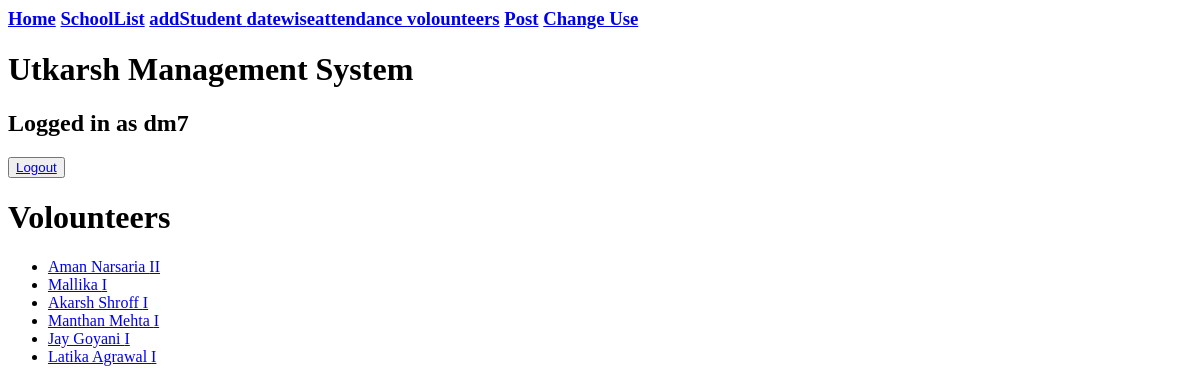
The app's page /utkarsh/volounteer/ (signed in), older data.
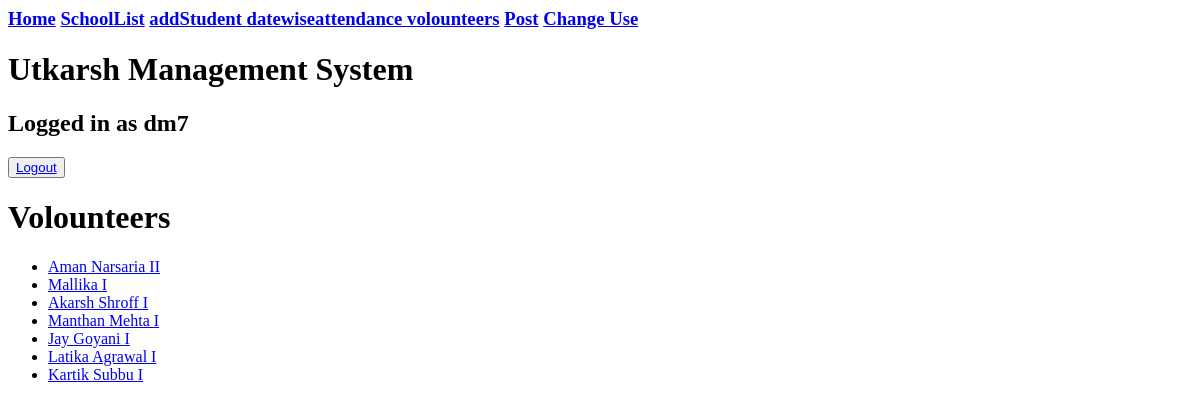
The same page, newer data.
### attendance/models.py (models this page shows)
class Volounteer(models.Model):
    volounteer_name=models.CharField(max_length=50)
    volounteer_year=models.CharField(max_length=10,choices=year_choices)
    volounteer_role=models.CharField(max_length=20,choices=role_choices)
    volounteer_gender=models.CharField(max_length=2,choices=gender_choices,blank=True,null=True)
    absent=models.IntegerField(blank=True,null=True,default=0)
    present=models.IntegerField(blank=True,null=True,default=0)
    volounteer_subject_taught=models.ManyToManyField(Subject)
    volounteer_image=models.ImageField(upload_to ='teacher/displaypic',blank=True,null=True)
    def __str__(self):
        return f'{self.volounteer_name}'

### attendance/views.py (the view)
# urls.py: path('volounteer/',views.volounteer_list,name='volounteer_list'),
@login_required
def volounteer_list(request):
    context={}
    context['volounteers']=Volounteer.objects.all()
    return render(request,'index_volounteer.html',context)

### attendance/templates/index_volounteer.html
{% extends 'base.html' %}
{% block content%}
    <h1>Volounteers</h1>
    <ul>
        {% for volounteer in volounteers %}
            <li><a href={% url 'volounteer_details' volounteer.id%}>{{ volounteer }}  {{volounteer.volounteer_year}}  </li>
        {% endfor %}
    </ul>
{% endblock%}

Row changes from the older to the newer data that the page shows:
added Volounteer: volounteer_name "Kartik Subbu", volounteer_year "I"
